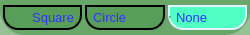
         <widget class="QGroupBox" name="boxEdgeType_2">
          <property name="minimumSize">
           <size>
            <width>250</width>
            <height>30</height>
           </size>
          </property>
          <property name="maximumSize">
           <size>
            <width>300</width>
            <height>35</height>
           </size>
          </property>
          <property name="sizeIncrement">
           <size>
            <width>1</width>
            <height>1</height>
           </size>
          </property>
          <property name="baseSize">
           <size>
            <width>250</width>
            <height>30</height>
           </size>
          </property>
          <property name="font">
           <font>
            <family>Arial</family>
            <pointsize>10</pointsize>
            <italic>false</italic>
            <bold>false</bold>
           </font>
          </property>
          <property name="styleSheet">
           <string notr="true">QGroupBox {
	background-color: rgba(75, 150, 75, 150);
	border-bottom-left-radius: 25px;
	border-bottom-right-radius: 25px;
	font: 10pt &quot;Arial&quot;;
	color: rgb(233, 255, 241);
}</string>
          </property>
          <property name="title">
           <string/>
          </property>
          <property name="alignment">
           <set>Qt::AlignCenter</set>
          </property>
          <layout class="QHBoxLayout" name="boxProjectionType_5" stretch="1,1,1">
           <property name="spacing">
            <number>3</number>
           </property>
           <property name="leftMargin">
            <number>3</number>
           </property>
           <property name="topMargin">
            <number>3</number>
           </property>
           <property name="rightMargin">
            <number>3</number>
           </property>
           <property name="bottomMargin">
            <number>3</number>
           </property>
           <item>
            <widget class="QRadioButton" name="radioButtonVertexSquare">
             <property name="minimumSize">
              <size>
               <width>0</width>
               <height>15</height>
              </size>
             </property>
             <property name="maximumSize">
              <size>
               <width>150</width>
               <height>25</height>
              </size>
             </property>
             <property name="sizeIncrement">
              <size>
               <width>1</width>
               <height>1</height>
              </size>
             </property>
             <property name="baseSize">
              <size>
               <width>125</width>
               <height>20</height>
              </size>
             </property>
             <property name="font">
              <font>
               <family>Arial</family>
               <pointsize>10</pointsize>
               <italic>false</italic>
               <bold>false</bold>
              </font>
             </property>
             <property name="statusTip">
              <string>Display model vertices as squares</string>
             </property>
             <property name="layoutDirection">
              <enum>Qt::RightToLeft</enum>
             </property>
             <property name="autoFillBackground">
              <bool>false</bool>
             </property>
             <property name="styleSheet">
              <string notr="true">QRadioButton {
	background-color: rgba(75, 150, 75, 150);
	border-bottom-left-radius: 15px;
	border-bottom-right-radius: 15px;
	border: 2px solid;
	font: 10pt &quot;Arial&quot;;
	color: rgb(50, 50, 255);
}
QRadioButton:hover {
	background-color: rgb(0,200,0);
	border: 1px solid;
	border-color: rgb(152,241,255);
	font: 14pt &quot;Arial&quot; bold;
}
QRadioButton:pressed {
	background-color: rgb(150,75,75);
}
QRadioButton:checked {
	background-color: rgb(79, 255, 196);
	border-color: rgb(226, 240, 255);
}
QRadioButton::indicator {
	width: 0px;
	height: 0px;
}

</string>
             </property>
             <property name="text">
              <string>Square</string>
             </property>
             <property name="checkable">
              <bool>true</bool>
             </property>
             <property name="checked">
              <bool>false</bool>
             </property>
            </widget>
           </item>
           <item>
            <widget class="QRadioButton" name="radioButtonVertexCircle">
             <property name="minimumSize">
              <size>
               <width>0</width>
               <height>15</height>
              </size>
             </property>
             <property name="maximumSize">
              <size>
               <width>150</width>
               <height>25</height>
              </size>
             </property>
             <property name="sizeIncrement">
              <size>
               <width>1</width>
               <height>1</height>
              </size>
             </property>
             <property name="baseSize">
              <size>
               <width>125</width>
               <height>20</height>
              </size>
             </property>
             <property name="font">
              <font>
               <family>Arial</family>
               <pointsize>10</pointsize>
               <italic>false</italic>
               <bold>false</bold>
              </font>
             </property>
             <property name="statusTip">
              <string>Display model vertices as circles</string>
             </property>
             <property name="layoutDirection">
              <enum>Qt::LeftToRight</enum>
             </property>
             <property name="autoFillBackground">
              <bool>false</bool>
             </property>
             <property name="styleSheet">
              <string notr="true">QRadioButton {
	background-color: rgba(75, 150, 75, 150);
	border-bottom-left-radius: 15px;
	border-bottom-right-radius: 15px;
	border: 2px solid;
	font: 10pt &quot;Arial&quot;;
	color: rgb(50, 50, 255);
}
QRadioButton:hover {
	background-color: rgb(0,200,0);
	border: 1px solid;
	border-color: rgb(152,241,255);
	font: 14pt &quot;Arial&quot; bold;
}
QRadioButton:pressed {
	background-color: rgb(150,75,75);
}
QRadioButton:checked {
	background-color: rgb(79, 255, 196);
	border-color: rgb(226, 240, 255);
}
QRadioButton::indicator {
	width: 0px;
	height: 0px;
}</string>
             </property>
             <property name="text">
              <string>Circle</string>
             </property>
             <property name="checked">
              <bool>false</bool>
             </property>
            </widget>
           </item>
           <item>
            <widget class="QRadioButton" name="radioButtonVertexNone">
             <property name="minimumSize">
              <size>
               <width>0</width>
               <height>15</height>
              </size>
             </property>
             <property name="maximumSize">
              <size>
               <width>150</width>
               <height>25</height>
              </size>
             </property>
             <property name="sizeIncrement">
              <size>
               <width>1</width>
               <height>1</height>
              </size>
             </property>
             <property name="baseSize">
              <size>
               <width>125</width>
               <height>20</height>
              </size>
             </property>
             <property name="font">
              <font>
               <family>Arial</family>
               <pointsize>10</pointsize>
               <italic>false</italic>
               <bold>false</bold>
              </font>
             </property>
             <property name="statusTip">
              <string>Don't display model vertices</string>
             </property>
             <property name="layoutDirection">
              <enum>Qt::LeftToRight</enum>
             </property>
             <property name="autoFillBackground">
              <bool>false</bool>
             </property>
             <property name="styleSheet">
              <string notr="true">QRadioButton {
	background-color: rgba(75, 150, 75, 150);
	border-bottom-left-radius: 15px;
	border-bottom-right-radius: 15px;
	border: 2px solid;
	font: 10pt &quot;Arial&quot;;
	color: rgb(50, 50, 255);
}
QRadioButton:hover {
	background-color: rgb(0,200,0);
	border: 1px solid;
	border-color: rgb(152,241,255);
	font: 14pt &quot;Arial&quot; bold;
}
QRadioButton:pressed {
	background-color: rgb(150,75,75);
}
QRadioButton:checked {
	background-color: rgb(79, 255, 196);
	border-color: rgb(226, 240, 255);
}
QRadioButton::indicator {
	width: 0px;
	height: 0px;
}

</string>
             </property>
             <property name="text">
              <string>None</string>
             </property>
             <property name="checkable">
              <bool>true</bool>
             </property>
             <property name="checked">
              <bool>true</bool>
             </property>
            </widget>
           </item>
          </layout>
         </widget>
